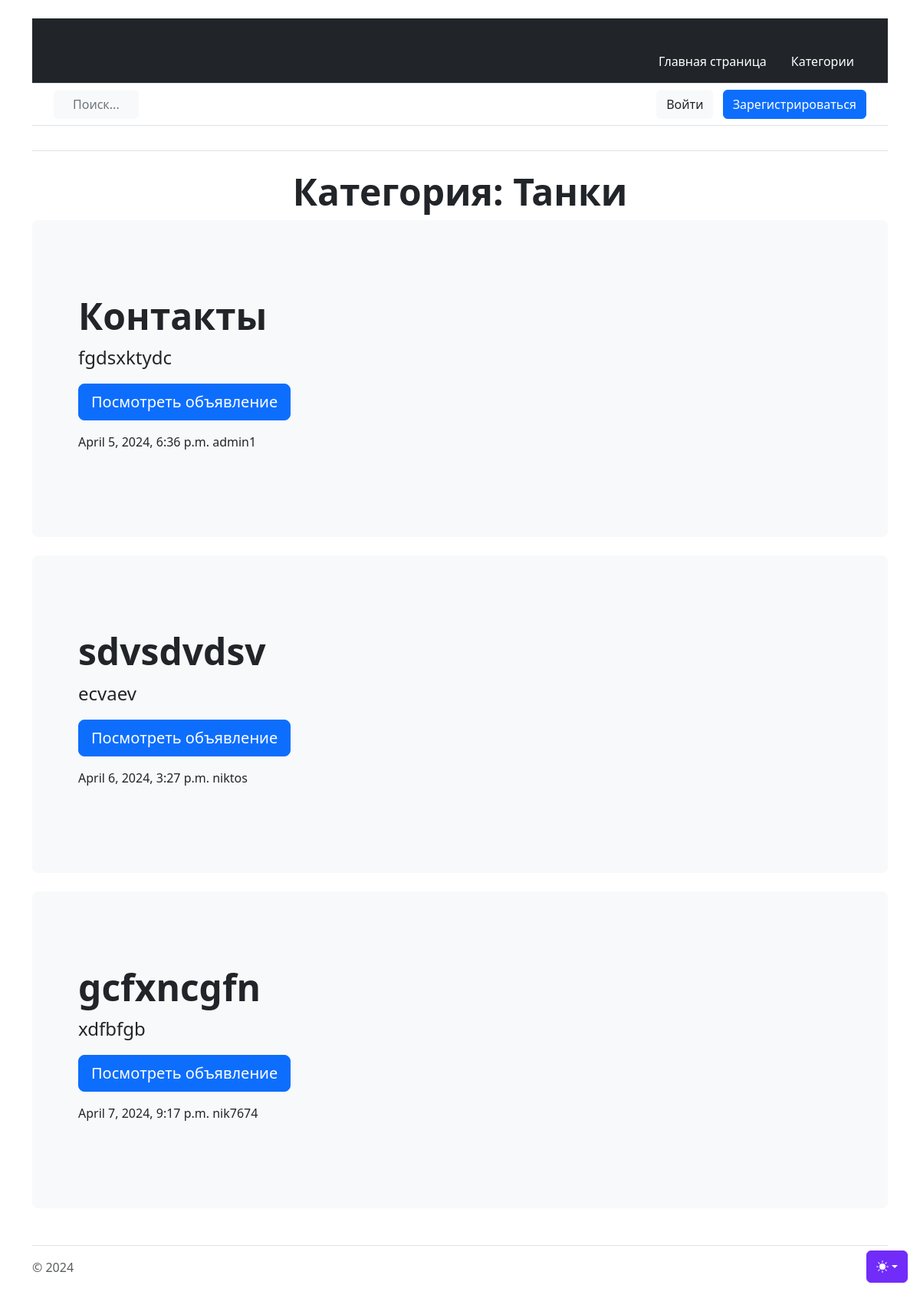
/products/category/2, run on the app's committed database.
### products/models.py (models this page shows, shortened)
class Category(models.Model):
    name = models.CharField(max_length=255)

class Ad(models.Model):
    title = models.TextField()
    description = models.TextField()
    content = RichTextUploadingField()
    published_date = models.DateTimeField(auto_now_add=True)
    author = models.ForeignKey(Author, on_delete=models.CASCADE)
    category = models.ManyToManyField(Category, through='AdCategory')

class Author(models.Model):
    user = models.OneToOneField(User, on_delete=models.CASCADE)

### accounts/models.py (models this page shows)
class User(AbstractUser):
    code = models.CharField(max_length=15, blank=True, null=True)

### products/views.py (the view)
# urls.py: path('category/<int:pk>', show_category, name='show_cat'),  # список объявлений выбранной категории
def show_category(request, pk):
    category = Category.objects.filter(pk=pk)
    ads = Ad.objects.filter(category=pk)
    return render(request, 'category_ads.html', {'category_ads': ads, 'category': category})

### templates/category_ads.html (shortened to what this page needs)
{% extends 'flatpages/default.html' %}
{% load custom_tags %}
{% block content %}
    <h1 class="display-5 fw-bold  text-sm-center ">Категория: {% for name in category %} {{ name.name }} {% endfor %}</h1>
    {% if category_ads %}
        {% for ad_list in category_ads %}
            <div class="p-5 mb-4 bg-body-tertiary rounded-3">
                <div class="container-fluid py-5">
                    <h1 class="display-5 fw-bold">{{ ad_list.title }}</h1>
                    <p class="col-md-8 fs-4">{{ ad_list.description }}</p>
                    <a href="{% url 'ad_detail' ad_list.pk %}">
                    <button class="btn btn-primary btn-lg" type="button">Посмотреть объявление</button></a>
                    <p>{{ ad_list.published_date }} {{ ad_list.author.user.username }}</p>
                </div>
            </div>
        {% endfor %}
    {% else %}
        <h3 class="display-5  text-sm-center">Объявлений нет</h3>
    {% endif %}
{% endblock content %}

### data on the page
Category: name "Танки"
Ad: title "Контакты", description "fgdsxktydc", published_date "April 5, 2024, 6:36 p.m.", author.user.username "admin1"
Ad: title "sdvsdvdsv", description "ecvaev", published_date "April 6, 2024, 3:27 p.m.", author.user.username "niktos"
Ad: title "gcfxncgfn", description "xdfbfgb", published_date "April 7, 2024, 9:17 p.m.", author.user.username "nik7674"
